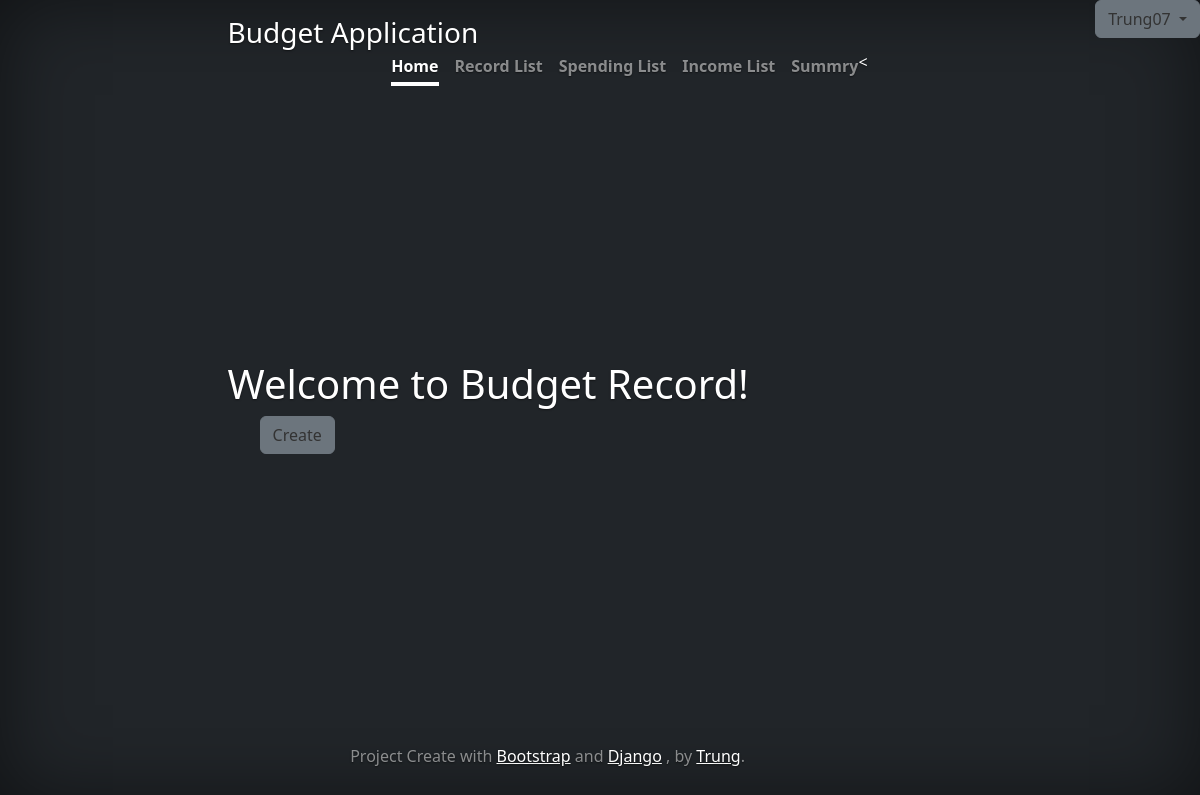
The app's page /budget/records/list/ (signed in), older data.
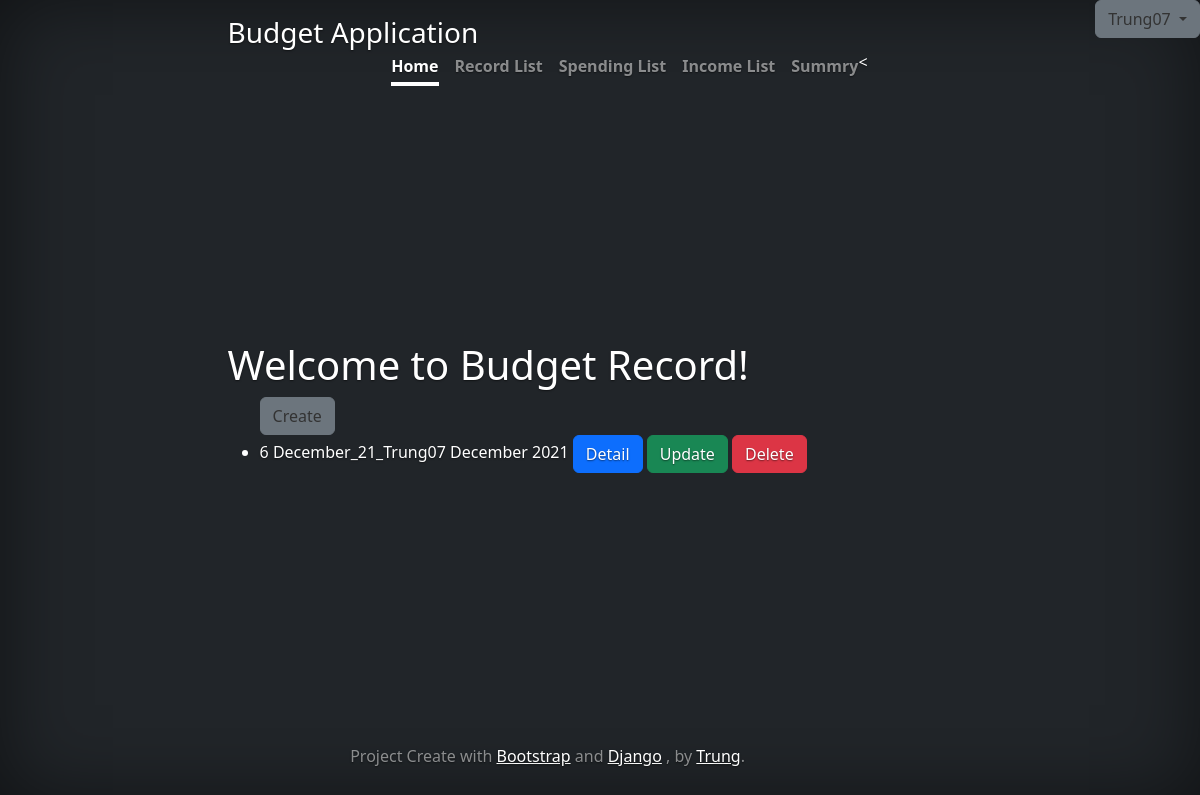
The same page, newer data.
### budget/models.py (models this page shows, shortened)
class Record(models.Model):
    name = CharField(max_length=128, null=True)
    user = ForeignKey(Profile,on_delete=models.CASCADE,related_name='records')
    is_active = models.BooleanField(default=True)
    creation_date = models.DateTimeField(auto_now=True)

### budget/views.py (the view)
# urls.py: path('budget/records/list/', RecordListview.as_view(), name='record_list'),
class RecordListview(ListView):
    template_name = "records/list.html"
    model = Record
    context_object_name = "records"
    def get_queryset(self):
        return Record.objects.filter(user=self.request.user.profile)

### budget/templates/records/list.html
{% extends "base.html" %}
{% block content %}
  <h1>Welcome to Budget Record!</h1>
  <ul>
    <a class="btn btn-secondary" href="{% url 'record_create' %}" role="button">Create</a>
    {% for record in records %}
      <li>
        {{ record.pk }}
        {{ record.name }}
        {{ record.creation_date|date:"F Y" }}
        <a class="btn btn-primary" href="{% url 'record_detail' record.pk %}" role="button"> Detail</a>
        <a class="btn btn-success" href="{% url 'record_update' record.pk %}" role="button"> Update</a>
        <a class="btn btn-danger" href="{% url 'record_delete' record.pk %}" role="button"> Delete</a>
      </li>
    {% endfor %}
  </ul>
{% endblock %}

Row changes from the older to the newer data that the page shows:
added Record: pk "6", name "December_21_Trung07", creation_date "December 2021"
